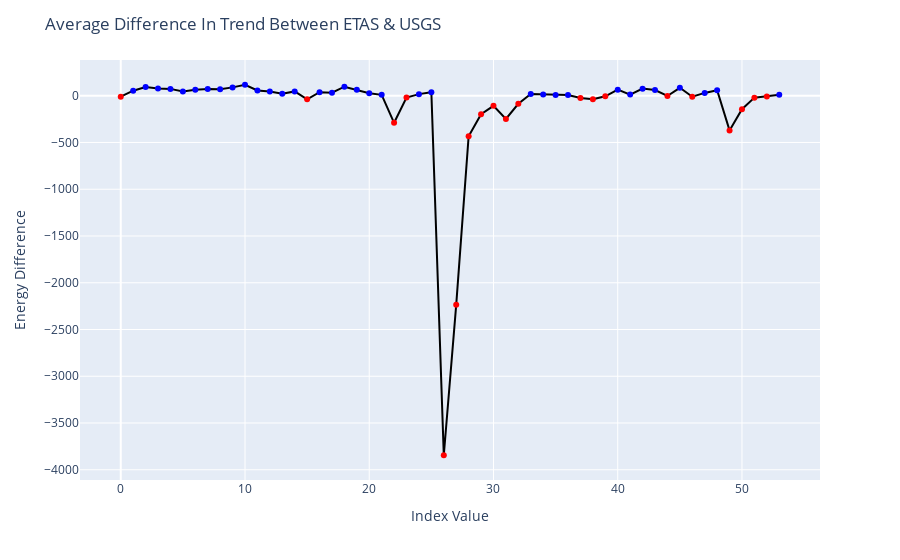

This figure's notebook cell:
### Code cell
usgs_avg = average_spread(usgs, usgs_large)
etas_avg = average_spread(etas, etas_large)

#coloring the markers by the difference in the data
color = ['red' if (i - j) < 0 else 'blue' for i, j in zip(etas_avg['energy'], usgs_avg['energy'])]

fig = px.scatter()
fig.add_scatter(x=etas_avg['index'], y=etas_avg['energy'] - usgs_avg['energy'], mode='lines+markers', marker=dict(color=color), line=dict(color='black'))
fig.update_layout(title='Average Difference In Trend Between ETAS & USGS',
                  xaxis_title='Index Value',
                  yaxis_title='Energy Difference',
                 )

fig.show()

### Figure 1 — Plotly figure (JSON) as saved in the notebook; plotly's stock layout.template omitted (floating-point values rounded to 4 significant figures)
{"data": [{"hovertemplate": "<extra></extra>", "legendgroup": "", "marker": {"color": "#636efa", "symbol": "circle"}, "mode": "markers", "name": "", "orientation": "v", "showlegend": false, "type": "scatter", "xaxis": "x", "yaxis": "y"}, {"line": {"color": "black"}, "marker": {"color": ["red", "blue", "blue", "blue", "blue", "blue", "blue", "blue", "blue", "blue", "blue", "blue", "blue", "blue", "blue", "red", "blue", "blue", "blue", "blue", "blue", "blue", "red", "red", "blue", "blue", "red", "red", "red", "red", "red", "red", "red", "blue", "blue", "blue", "blue", "red", "red", "red", "blue", "blue", "blue", "blue", "red", "blue", "red", "blue", "blue", "red", "red", "red", "red", "blue"]}, "mode": "lines+markers", "type": "scatter", "x": [0, 1, 2, 3, 4, 5, 6, 7, 8, 9, 10, 11, 12, 13, 14, 15, 16, 17, 18, 19, 20, 21, 22, 23, 24, 25, 26, 27, 28, 29, 30, 31, 32, 33, 34, 35, 36, 37, 38, 39, 40, 41, 42, 43, 44, 45, 46, 47, 48, 49, 50, 51, 52, 53], "y": [-9.913, 53.83, 92.74, 78.07, 73.18, 44.9, 62.61, 72.15, 69.52, 89.33, 117.4, 55.8, 45.59, 20.54, 46.16, -38.76, 37.26, 32.08, 96.4, 64.15, 26.26, 9.796, -289.5, -19.29, 17.15, 37.72, -3845.0, -2236.0, -433.6, -198.2, -107.7, -247.6, -86.38, 19.06, 13.83, 8.791, 7.957, -23.58, -38.43, -6.025, 65.25, 12.32, 75.87, 60.51, -2.587, 84.83, -10.6, 30.31, 59.44, -370.6, -143.6, -20.43, -7.118, 9.844]}], "layout": {"legend": {"tracegroupgap": 0}, "margin": {"t": 60}, "title": {"text": "Average Difference In Trend Between ETAS & USGS"}, "xaxis": {"anchor": "y", "domain": [0, 1], "title": {"text": "Index Value"}}, "yaxis": {"anchor": "x", "domain": [0, 1], "title": {"text": "Energy Difference"}}}}
